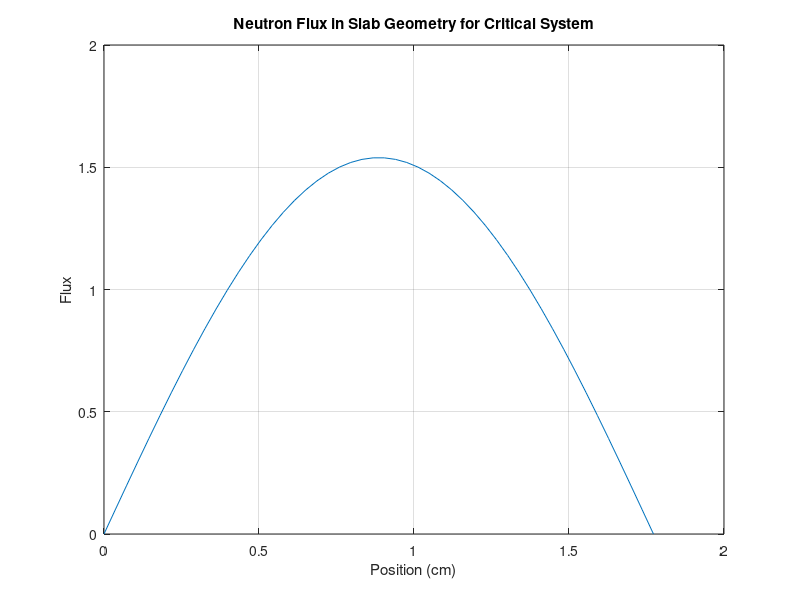

This chart was generated by the following MATLAB code:
%% Neutron Diffusion Equation K-eigenvalue Criticality Calculation
% Solves neutron diffusion equation (NDE) in slab geometry.
% Finds width of critical slab using one-speed diffusion theory
% with zero flux boundary conditions on the edges. 


%% Neutron Diffusion Equation in Slab with Fission Source
% The NDE in a slab is given by
%
% $$ -\frac{d}{dx}D(x)\frac{d\phi(x)}{dx} + \Sigma_a \phi(x) = \frac{1}{k}\nu
% \Sigma_f \phi(x) $$
%
% where $D(x)$ is the diffusion coefficient, $\Sigma_a$ and $\Sigma_f$ are
% the absorption and fission macroscopic cross sections, $\nu$ is the
% average number of neutrons emitted in fission, and $k$ is k-effective.

%% Material Properties
D = 2;
nusigf = 3*pi;
siga = pi;

%% Slab Geometry Width and Discretization
Lx = pi*((nusigf-siga)/D)^(-0.5);

%Discretization of geometry
N = 50;
h = Lx/(N-1);

x = 0:h:Lx;

%% Generation of Leakage and Absorption Matrices
L = (-D/h^2).*full(gallery('tridiag',N,1,-2,1));
A = siga*eye(N,N);

M = L+A;

%% Boundary Conditions $(\phi(0) = \phi(L) = 0)$
M(1,1) = 1; M(1,2) = 0;
M(end,end) = 1; M(end,end-1) = 0;

phi0 = ones(N,1);
phi0(1) = 0;
phi0(N) = 0;

%% Power Iteration Scheme for k-eigenvalue and Flux
% Algorithm:
% We input an initial flux $\phi^{(0)}(x)$ and k-effective value $k_0$ and solve
% the equation:
%
% $$ M \psi^{(0)}(x) = \frac{1}{k} F \phi^{(0)}(x) $$
%
% for $\psi^{(0)}(x)$. Using this function, we calculate the next k-effective
% iterate using
%
% $$ k^{n+1} = \frac{\sum \nu \Sigma_f \psi^{(n)}(x)}{\sum \nu \Sigma_f
% \phi^{(n)}(x)} $$
%
% The new flux $\phi^{(n+1)}(x)$ is calculated
%
% $$ \phi^{(n+1)}(x) = \frac{1}{k} \psi^{(n)}(x) $$.
% 
% This is done until the two-norm difference between k-effective iterations
% is less than some tolerance.
%

% k-effective guess
k = 1.00;

%Tolerance Criterion
tol = 1e-10;

for i = 1:100
    
    kold = k;
    
    psi = M\(nusigf.*phi0);
    k = sum(nusigf.*psi)/sum(nusigf*phi0);
    phi0 = (1/k).*psi;
    phi0(1) = 0;
    phi0(N) = 0;
    
    residual = norm(abs(k-kold));
    
    if residual <= tol
        
        break
        
    end
    
end

plot(x,phi0);
xlabel('Position (cm)');
ylabel('Flux');
title('Neutron Flux in Slab Geometry for Critical System')
grid on

fprintf('Calculated k-effective value: %f \n',k)
fprintf('K-effective converged in %i iterations \n',i)